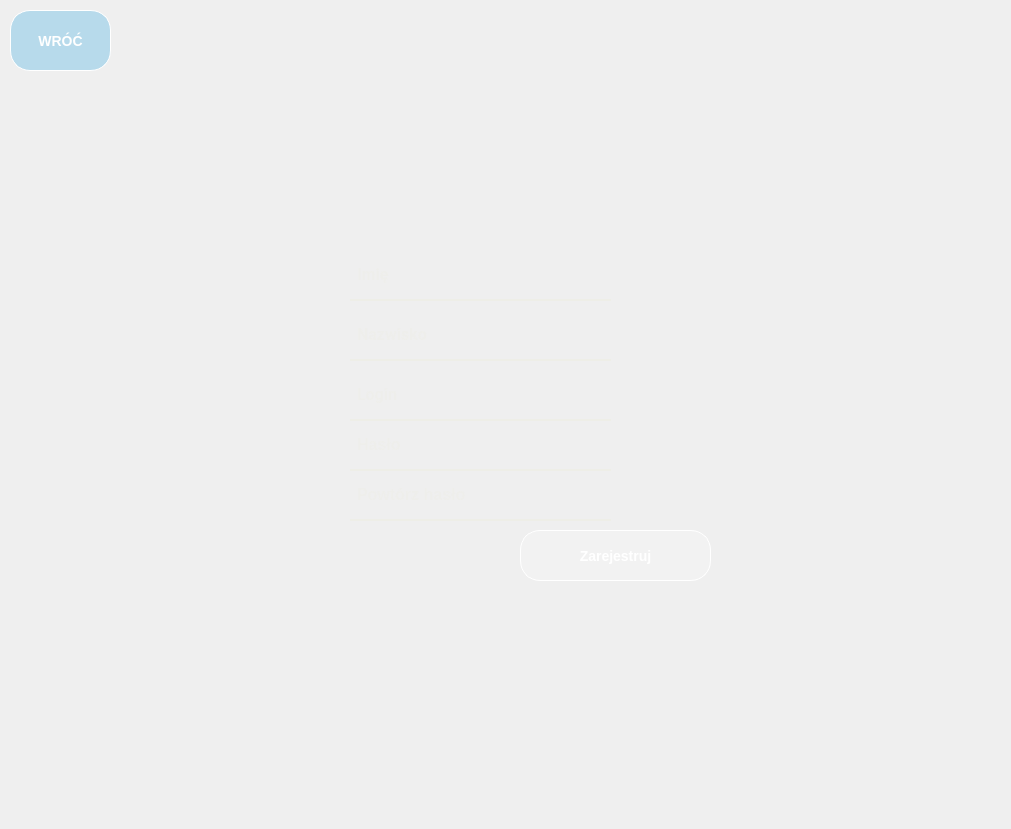
<?xml version="1.0" encoding="UTF-8"?>
<ui version="4.0">
 <class>Register</class>
 <widget class="QMainWindow" name="Register">
  <property name="geometry">
   <rect>
    <x>0</x>
    <y>0</y>
    <width>1011</width>
    <height>829</height>
   </rect>
  </property>
  <property name="sizePolicy">
   <sizepolicy hsizetype="Expanding" vsizetype="Expanding">
    <horstretch>0</horstretch>
    <verstretch>0</verstretch>
   </sizepolicy>
  </property>
  <property name="minimumSize">
   <size>
    <width>1011</width>
    <height>829</height>
   </size>
  </property>
  <property name="maximumSize">
   <size>
    <width>1011</width>
    <height>829</height>
   </size>
  </property>
  <property name="windowTitle">
   <string>Register</string>
  </property>
  <widget class="QWidget" name="centralwidget">
   <property name="styleSheet">
    <string notr="true">QWidget{
	font-family: 'Roboto', sans-serif;
    font-size: 16px;
	font-weight: bold;
}

QLineEdit {
    background-color: transparent;
    border-bottom: 1.5px solid rgb(238, 238, 231);
    border-radius: 0px;
    padding: 5px;
    color: rgb(238, 238, 231);
    position: relative;

}</string>
   </property>
   <widget class="QLabel" name="background">
    <property name="geometry">
     <rect>
      <x>0</x>
      <y>0</y>
      <width>1011</width>
      <height>831</height>
     </rect>
    </property>
    <property name="sizePolicy">
     <sizepolicy hsizetype="Preferred" vsizetype="Preferred">
      <horstretch>0</horstretch>
      <verstretch>0</verstretch>
     </sizepolicy>
    </property>
    <property name="minimumSize">
     <size>
      <width>0</width>
      <height>0</height>
     </size>
    </property>
    <property name="maximumSize">
     <size>
      <width>16777215</width>
      <height>16777215</height>
     </size>
    </property>
    <property name="autoFillBackground">
     <bool>false</bool>
    </property>
    <property name="styleSheet">
     <string notr="true">background-image: url(:/background/background.png);</string>
    </property>
    <property name="text">
     <string/>
    </property>
    <property name="pixmap">
     <pixmap resource="sources/register.qrc">:/background/background.png</pixmap>
    </property>
    <property name="scaledContents">
     <bool>true</bool>
    </property>
   </widget>
   <widget class="QPushButton" name="registerButton">
    <property name="geometry">
     <rect>
      <x>520</x>
      <y>530</y>
      <width>191</width>
      <height>51</height>
     </rect>
    </property>
    <property name="styleSheet">
     <string notr="true">QPushButton {
    background-color: rgba(255, 255, 255, 0.2); /* Półprzezroczyste tło */
    color: #ffffff; /* Biały tekst */
    border: 1px solid #ffffff; /* Biała obwódka */
    padding: 10px 20px; /* Odpowiednie wypełnienie */
    border-radius: 20px; /* Okrągłe rogi */
    text-transform: uppercase; /* Tekst wielkimi literami */
    font-weight: bold; /* Pogrubienie tekstu */
    font-size: 14px; /* Rozmiar czcionki */
    transition: all 0.3s ease; /* Animacja przejścia */
    cursor: pointer; /* Kursor w formie wskaźnika */
}

QPushButton:hover {
    background-color: rgba(255, 255, 255, 0.3); /* Zwiększenie przejrzystości tła przy najechaniu */
    border-color: #ffffff; /* Biała obwódka */
}</string>
    </property>
    <property name="text">
     <string>Zarejestruj</string>
    </property>
   </widget>
   <widget class="QLabel" name="passwordIcon">
    <property name="geometry">
     <rect>
      <x>300</x>
      <y>420</y>
      <width>41</width>
      <height>51</height>
     </rect>
    </property>
    <property name="styleSheet">
     <string notr="true">image: url(:/password/password.png);</string>
    </property>
    <property name="text">
     <string/>
    </property>
   </widget>
   <widget class="QLineEdit" name="firstNameLabel">
    <property name="geometry">
     <rect>
      <x>350</x>
      <y>250</y>
      <width>261</width>
      <height>51</height>
     </rect>
    </property>
    <property name="font">
     <font>
      <family>Roboto,sans-serif</family>
      <pointsize>-1</pointsize>
      <weight>75</weight>
      <bold>true</bold>
     </font>
    </property>
    <property name="cursor">
     <cursorShape>IBeamCursor</cursorShape>
    </property>
    <property name="styleSheet">
     <string notr="true"/>
    </property>
    <property name="text">
     <string/>
    </property>
    <property name="maxLength">
     <number>250</number>
    </property>
    <property name="frame">
     <bool>true</bool>
    </property>
    <property name="alignment">
     <set>Qt::AlignLeading|Qt::AlignLeft|Qt::AlignVCenter</set>
    </property>
    <property name="placeholderText">
     <string>Imię</string>
    </property>
    <property name="cursorMoveStyle">
     <enum>Qt::LogicalMoveStyle</enum>
    </property>
   </widget>
   <widget class="QLineEdit" name="passwordLabel">
    <property name="geometry">
     <rect>
      <x>350</x>
      <y>420</y>
      <width>261</width>
      <height>51</height>
     </rect>
    </property>
    <property name="styleSheet">
     <string notr="true"/>
    </property>
    <property name="text">
     <string/>
    </property>
    <property name="maxLength">
     <number>250</number>
    </property>
    <property name="echoMode">
     <enum>QLineEdit::Password</enum>
    </property>
    <property name="alignment">
     <set>Qt::AlignLeading|Qt::AlignLeft|Qt::AlignVCenter</set>
    </property>
    <property name="placeholderText">
     <string>Hasło</string>
    </property>
   </widget>
   <widget class="QLabel" name="userIcon">
    <property name="geometry">
     <rect>
      <x>300</x>
      <y>250</y>
      <width>41</width>
      <height>51</height>
     </rect>
    </property>
    <property name="styleSheet">
     <string notr="true">image: url(:/login/login.png);</string>
    </property>
    <property name="text">
     <string/>
    </property>
   </widget>
   <widget class="QLineEdit" name="password2Label">
    <property name="geometry">
     <rect>
      <x>350</x>
      <y>470</y>
      <width>261</width>
      <height>51</height>
     </rect>
    </property>
    <property name="styleSheet">
     <string notr="true"/>
    </property>
    <property name="text">
     <string/>
    </property>
    <property name="maxLength">
     <number>250</number>
    </property>
    <property name="echoMode">
     <enum>QLineEdit::Password</enum>
    </property>
    <property name="alignment">
     <set>Qt::AlignLeading|Qt::AlignLeft|Qt::AlignVCenter</set>
    </property>
    <property name="placeholderText">
     <string>Powtórz hasło</string>
    </property>
   </widget>
   <widget class="QLineEdit" name="lastNameLabel">
    <property name="geometry">
     <rect>
      <x>350</x>
      <y>310</y>
      <width>261</width>
      <height>51</height>
     </rect>
    </property>
    <property name="font">
     <font>
      <family>Roboto,sans-serif</family>
      <pointsize>-1</pointsize>
      <weight>75</weight>
      <bold>true</bold>
     </font>
    </property>
    <property name="cursor">
     <cursorShape>IBeamCursor</cursorShape>
    </property>
    <property name="styleSheet">
     <string notr="true"/>
    </property>
    <property name="text">
     <string/>
    </property>
    <property name="maxLength">
     <number>250</number>
    </property>
    <property name="frame">
     <bool>true</bool>
    </property>
    <property name="alignment">
     <set>Qt::AlignLeading|Qt::AlignLeft|Qt::AlignVCenter</set>
    </property>
    <property name="placeholderText">
     <string>Nazwisko</string>
    </property>
    <property name="cursorMoveStyle">
     <enum>Qt::LogicalMoveStyle</enum>
    </property>
   </widget>
   <widget class="QLineEdit" name="loginLabel">
    <property name="geometry">
     <rect>
      <x>350</x>
      <y>370</y>
      <width>261</width>
      <height>51</height>
     </rect>
    </property>
    <property name="font">
     <font>
      <family>Roboto,sans-serif</family>
      <pointsize>-1</pointsize>
      <weight>75</weight>
      <bold>true</bold>
     </font>
    </property>
    <property name="cursor">
     <cursorShape>IBeamCursor</cursorShape>
    </property>
    <property name="styleSheet">
     <string notr="true"/>
    </property>
    <property name="text">
     <string/>
    </property>
    <property name="maxLength">
     <number>250</number>
    </property>
    <property name="frame">
     <bool>true</bool>
    </property>
    <property name="alignment">
     <set>Qt::AlignLeading|Qt::AlignLeft|Qt::AlignVCenter</set>
    </property>
    <property name="placeholderText">
     <string>Login</string>
    </property>
    <property name="cursorMoveStyle">
     <enum>Qt::LogicalMoveStyle</enum>
    </property>
   </widget>
   <widget class="QPushButton" name="backButton">
    <property name="geometry">
     <rect>
      <x>10</x>
      <y>10</y>
      <width>101</width>
      <height>61</height>
     </rect>
    </property>
    <property name="styleSheet">
     <string notr="true">QPushButton {
    background-color: rgba(99, 188, 230, 0.4); /* Półprzezroczyste tło */
    color: #ffffff; /* Biały tekst */
    border: 1px solid #ffffff; /* Biała obwódka */
    padding: 10px 20px; /* Odpowiednie wypełnienie */
    border-radius: 20px; /* Okrągłe rogi */
    text-transform: uppercase; /* Tekst wielkimi literami */
    font-weight: bold; /* Pogrubienie tekstu */
    font-size: 14px; /* Rozmiar czcionki */
    transition: all 0.3s ease; /* Animacja przejścia */
    cursor: pointer; /* Kursor w formie wskaźnika */
}

QPushButton:hover {
     background-color: rgba(99, 188, 230, 0.6); /* Półprzezroczyste tło */
    border-color: #ffffff; /* Biała obwódka */
}</string>
    </property>
    <property name="text">
     <string>WRÓĆ</string>
    </property>
   </widget>
   <widget class="QLabel" name="passwordDuplicateLabel">
    <property name="geometry">
     <rect>
      <x>610</x>
      <y>470</y>
      <width>131</width>
      <height>61</height>
     </rect>
    </property>
    <property name="styleSheet">
     <string notr="true">    background-color: transparent;
    color: rgba(230, 0, 0, 0.6);
    position: relative;
	font-family: 'Roboto', sans-serif;
    font-size: 11px;
	font-style:italic;</string>
    </property>
    <property name="text">
     <string/>
    </property>
   </widget>
   <widget class="QLabel" name="loginDuplicateLabel">
    <property name="geometry">
     <rect>
      <x>610</x>
      <y>370</y>
      <width>131</width>
      <height>61</height>
     </rect>
    </property>
    <property name="styleSheet">
     <string notr="true">    background-color: transparent;
    color: rgba(230, 0, 0, 0.6);
    position: relative;
	font-family: 'Roboto', sans-serif;
    font-size: 11px;
	font-style:italic;</string>
    </property>
    <property name="text">
     <string/>
    </property>
   </widget>
  </widget>
 </widget>
 <tabstops>
  <tabstop>firstNameLabel</tabstop>
  <tabstop>lastNameLabel</tabstop>
  <tabstop>loginLabel</tabstop>
  <tabstop>passwordLabel</tabstop>
  <tabstop>password2Label</tabstop>
  <tabstop>registerButton</tabstop>
  <tabstop>backButton</tabstop>
 </tabstops>
 <resources>
  <include location="sources/register.qrc"/>
 </resources>
 <connections/>
</ui>
